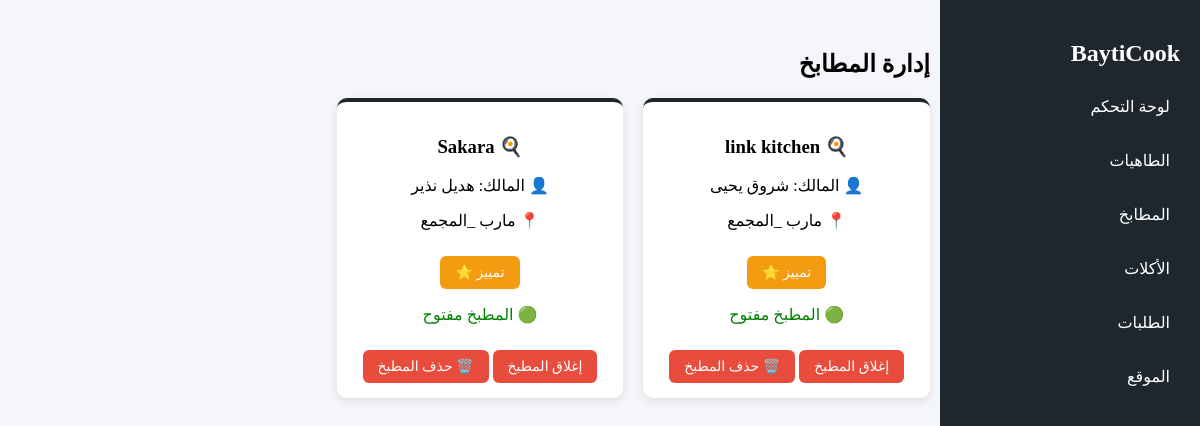
The app's page /admin/kitchens, older data.
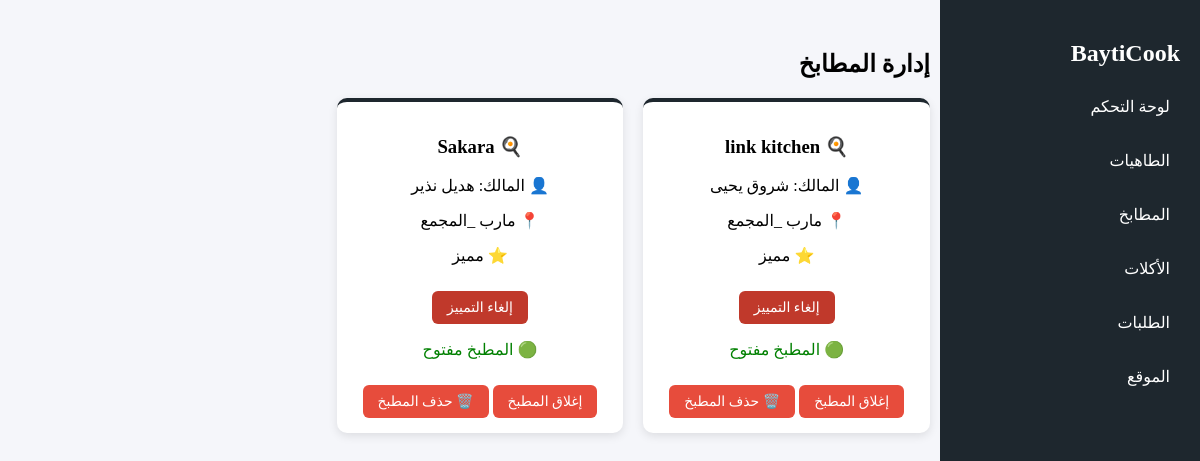
The same page, newer data.
### app/models/kitchen_model.py (models this page shows, shortened)
class Kitchen(db.Model):
    __tablename__ = "kitchens"
    id = db.Column(db.Integer, primary_key=True, autoincrement=True)
    user_id = db.Column(db.Integer, db.ForeignKey("users.id"))
    kitchen_name = db.Column(db.String(150), nullable=False)
    kitchen_logo = db.Column(db.String(255))   # صورة شعار المطبخ
    bank_account_name = db.Column(db.String(150))
    bank_account_number = db.Column(db.String(100))
    chef_name = db.Column(db.String(150))   # اسم الطاهية
    chef_phone = db.Column(db.String(50))   # رقم الطاهية
    status = db.Column(db.String(20), default="pending")
    created_at = db.Column(db.TIMESTAMP, server_default=db.func.current_timestamp())
    featured = db.Column(db.Integer, default=0)  # 0 = عادي، 1 = مميز
    is_open = db.Column(db.Integer, default=1)   # 1 = مفتوح، 0 = مغلق
    location = db.Column(db.String(150))
    address = db.Column(db.String(255))  # أدق من location
    description = db.Column(db.Text)
    meals = db.relationship("Meal", back_populates="kitchen", cascade="all, delete-orphan")

### app/models/user_model.py (models this page shows, shortened)
class User(db.Model):
    __tablename__ = "users"
    id = db.Column(db.Integer, primary_key=True, autoincrement=True)
    name = db.Column(db.String(100), nullable=False)
    email = db.Column(db.String(120), unique=True, nullable=True)
    phone = db.Column(db.String(20), unique=True, nullable=False)
    password_hash = db.Column(db.String(200), nullable=False)
    role = db.Column(db.String(20), nullable=False, default="customer")
    status = db.Column(db.String(20), default="pending")
    created_at = db.Column(db.DateTime, default=datetime.utcnow)
    kitchen = db.relationship("Kitchen", backref="user", uselist=False)
    orders = db.relationship(
        "Order",
        back_populates="user",
        foreign_keys="Order.user_id",
        cascade="all, delete-orphan"
    )
    customer_orders = db.relationship(
        "Order",
        back_populates="customer",
        foreign_keys="Order.customer_id"
    )

### app/routes/admin_routes.py (the view)
@admin.route("/admin/kitchens")
def kitchens():
    kitchens = Kitchen.query.all()
    return render_template("admin/kitchens.html", kitchens=kitchens)

### app/templates/admin/kitchens.html (shortened to what this page needs)
<!DOCTYPE html>
<html lang="ar" dir="rtl">
<head>
</head>
<body>
<div class="sidebar">
  <h2>BaytiCook</h2>
  <a href="/admin">لوحة التحكم</a>
  <a href="/admin/chefs">الطاهيات</a>
  <a href="/admin/kitchens">المطابخ</a>
  <a href="/admin/meals">الأكلات</a>
  <a href="/admin/orders">الطلبات</a>
  <a href="/">الموقع</a>
</div>
<div class="content">
  <h2>إدارة المطابخ</h2>
  <div class="grid">
    {% for kitchen in kitchens %}
    <div class="card">
      <h3>🍳 {{ kitchen.kitchen_name }}</h3>
      <p>👤 المالك: {{ kitchen.user.name }}</p>
      <p>📍 {{ kitchen.location }}</p>
      {% if kitchen.featured %}
        <p>⭐ مميز</p>
        <a class="btn unfeature" href="{{ url_for('admin.toggle_feature', kitchen_id=kitchen.id) }}">إلغاء التمييز</a>
      {% else %}
        <a class="btn feature" href="{{ url_for('admin.toggle_feature', kitchen_id=kitchen.id) }}">تمييز ⭐</a>
      {% endif %}
      <br>
      {% if kitchen.is_open %}
        <p style="color:green;">🟢 المطبخ مفتوح</p>
        <a class="btn close" href="{{ url_for('admin.toggle_kitchen', kitchen_id=kitchen.id) }}">إغلاق المطبخ</a>
      {% else %}
        <p style="color:red;">🔴 المطبخ مغلق</p>
        <a class="btn open" href="{{ url_for('admin.toggle_kitchen', kitchen_id=kitchen.id) }}">فتح المطبخ</a>
      {% endif %}
      <a class="btn delete" href="{{ url_for('admin.delete_kitchen', kitchen_id=kitchen.id) }}"
         onclick="return confirm('هل أنت متأكد من حذف هذا المطبخ؟');">
         🗑️ حذف المطبخ
      </a>
    </div>
    {% endfor %}
  </div>
</div>
</body>
</html>

Row changes from the older to the newer data that the page shows:
changed Kitchen "link kitchen": featured "تمييز ⭐" → "⭐ مميز إلغاء التمييز"
changed Kitchen "Sakara": featured "تمييز ⭐" → "⭐ مميز إلغاء التمييز"
